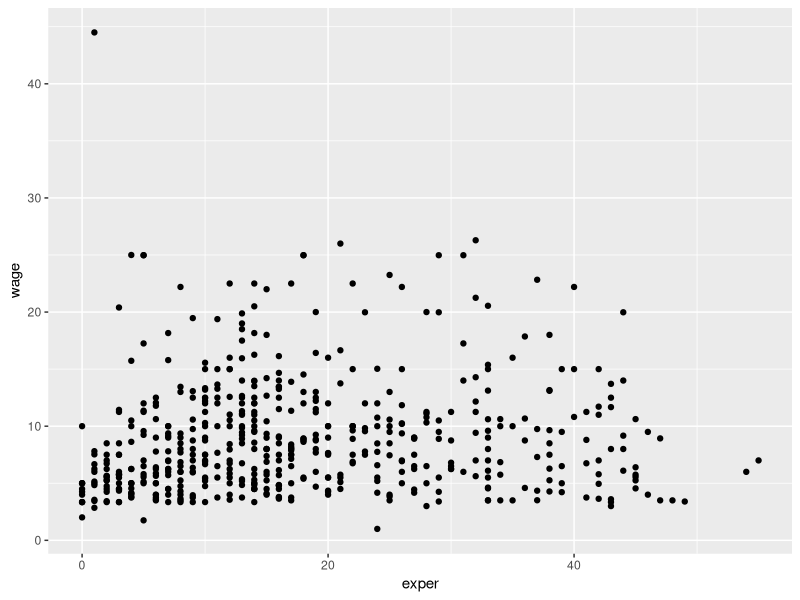

This chart was generated by the following R code:
setwd("C:/Users/jake/Dev/PassionDrivenStats/Mini-6")

# Libraries
library(dplyr)
library(ggplot2)

# Open Data
data <- read.csv("CPS.csv")

# ANOVA
summary(aov(wage ~ sex, data = data))

# Scatter plot
ggplot(data, aes(x=exper, y=wage)) +
  geom_point()

# Make table
table <- table(data$sector, data$satisfaction)

# Chi square
print(chisq.test(table))